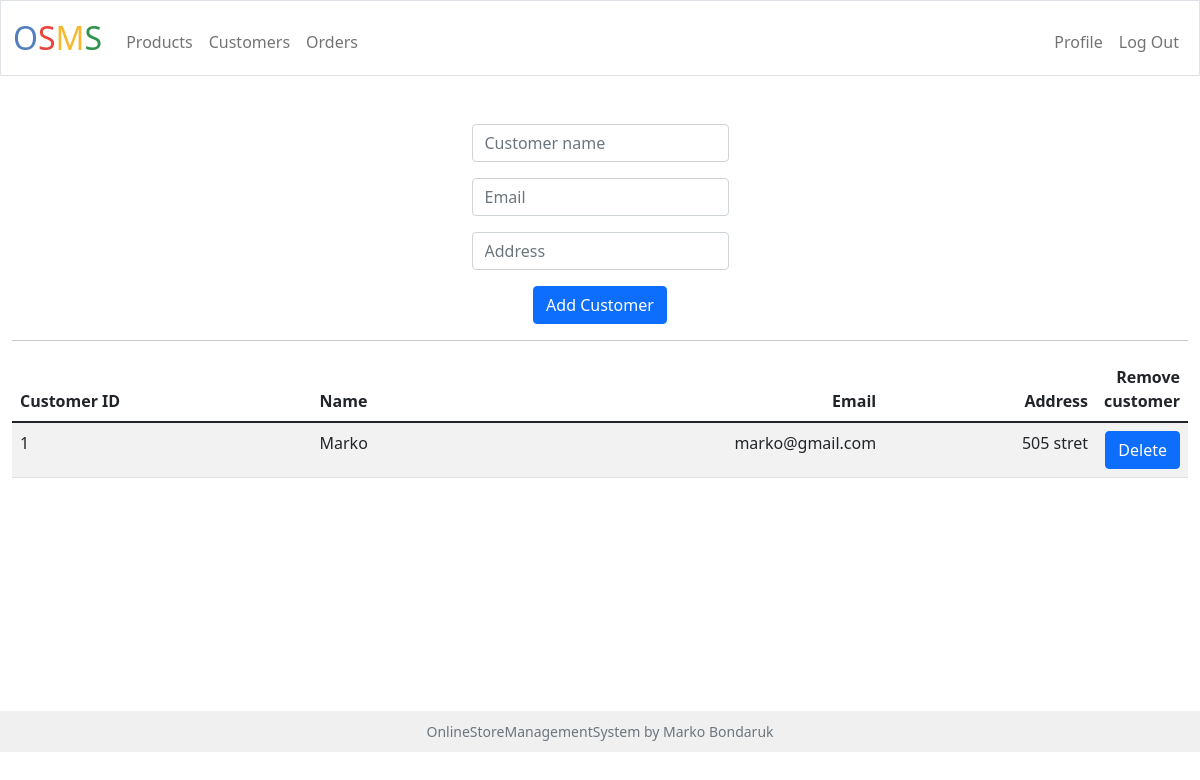
The app's page /customers (signed in) with its own data.
### tables this page shows
CREATE TABLE customers (
        id INTEGER PRIMARY KEY,
        user_id INTEGER NOT NULL,
        name TEXT NOT NULL,
        email TEXT NOT NULL,
        address TEXT NOT NULL,
        FOREIGN KEY(user_id) REFERENCES users(id) ON DELETE SET NULL
    );

### project.py (the view)
@app.route("/customers", methods=["GET", "POST"])
@login_required
def customers():
    cursor = get_cursor()
    cursor.execute("SELECT * FROM customers WHERE user_id = ?", (session["user_id"],))
    customers = cursor.fetchall()
    status = False
    if len(customers) == 0:
        status = True
    if request.method == "POST":
        name = request.form.get("customername").lower().strip()
        if not name:
            return render_template("customers.html", name_empty = True, customers=customers, empty_list = status)
        email = request.form.get("email").lower()
        if not is_valid_email(email):
            return render_template("customers.html", error_email = True, customers=customers, empty_list = status)
        address = request.form.get("address").lower()
        if not address:
            return render_template("customers.html", error_address = True, customers=customers, empty_list = status)
        cursor.execute("INSERT INTO customers (user_id, name, email, address) VALUES (?, ?, ?, ?)",
                        (session["user_id"], name, email, address))
        cursor.connection.commit()
        cursor.execute("SELECT * FROM customers WHERE user_id = ?", (session["user_id"],))
        customers = cursor.fetchall()
        status = False
        cursor.close()
        return render_template("customers.html", customers=customers, empty_list = status)
    else:
        cursor.close()
        return render_template("customers.html", customers=customers, empty_list = status)

### helpers.py (called while the page is built)
def login_required(f):
    @wraps(f)
    def decorated_function(*args, **kwargs):
        if session.get("user_id") is None:
            return redirect("/login")
        return f(*args, **kwargs)
    return decorated_function

### project.py (called while the page is built)
def get_cursor():
    return sqlite3.connect('app.db').cursor()

@app.after_request
def after_request(response):
    response.headers["Cache-Control"] = "no-cache, no-store, must-revalidate"
    response.headers["Expires"] = 0
    response.headers["Pragma"] = "no-cache"
    return response

### templates/customers.html (shortened to what this page needs)
{% extends "layout.html" %}
{% block main %}
<div>
    <form action="/customers" method="post">
        <div class="mb-3">
            <input class="form-control mx-auto w-auto" id="customername" name="customername" placeholder="Customer name">
        </div>
        <div class="mb-3">
            <input class="form-control mx-auto w-auto" id="email" name="email" placeholder="Email">
        </div>
        <div class="mb-3">
            <input class="form-control mx-auto w-auto" id="address" name="address" placeholder="Address">
        </div>
        <button class="btn btn-primary" type="submit">Add Customer</button>
    </form>
    <hr>
    {% if empty_list %}
    <p class="header">Customers table is currently empty. Add customers below.</p>
    {% else %}
    <table class="table table-striped">
        <thead>
            <tr>
                <th class="text-start">Customer ID</th>
                <th class="text-start">Name</th>
                <th class="text-end">Email</th>
                <th class="text-end">Address</th>
                <th class="text-end">Remove customer</th>
            </tr>
        </thead>
       <tbody>
            {% for customer in customers %}
                <tr>
                    <td class="text-start">{{ customer[0] }}</td>
                    <td class="text-start">{{ customer[2].title() }}</td>
                    <td class="text-end">{{ customer[3] }}</td>
                    <td class="text-end">{{ customer[4] }}</td>
                    <td style="text-align: right; width: 1%;">
                        <form action="/delete_customer" method="post">
                            <button class="btn btn-primary" type="submit">Delete</button>
                        </form>
                    </td>
                </tr>
            {% endfor %}
        </tbody>
    </table>
    {% endif %}
</div>
{% endblock %}

### static/styles.css (style rules this page uses)
body { min-height: 100vh; margin: 0; padding: 0; display: flex; flex-direction: column; }

### records on screen
customers: id "1", name "Marko", email "marko@gmail.com", address "505 stret"
